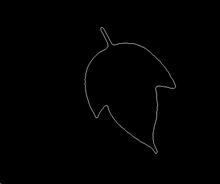
%> input picture projects/CA2/test3.bmp, 220 x 184 px, shrunk from 478 x 399 before the run
$ octave run_C.m   (GNU Octave 9; MATLAB toolbox functions it lacks are replaced by stand-ins)
%> lines starting %> are read from the running program, lines starting %| are printed output that depends on the picture; in (x1, y1, x2, y2) boxes, pixels count from 0 and x2, y2 are one past the last pixel; in counts of white or black regions, pixels touching at a corner belong together; the program's own positions count from 1
%> further down, I is the input picture: size 184x220 uint8; min 0, max 125, mean 1.2
### projects/CA2/rtheta.m
%To compute the r-theta plot
%input is a boundary image 'test3.bmp'
%output is the array containing the rtheta value
function [r, theta] = rtheta(Iin)

Iin = im2bw(Iin);
%> Iin: size 184x220 logical; every value is 0
[rows, cols] = size(Iin);
%> rows = 184; cols = 220
m = zeros(rows, cols);
B = flip(Iin); %flip matrix to make sure origin follow xy plane
for i = 0:1
    for j = 0:1
        for y = 1:rows
            for x = 1:cols
                m(i+1, j+1) = m(i+1, j+1) + ((x-1)^i*(y-1)^j*B(y,x));
            end
        end
    end
end
%> m: size 184x220 double; every value is 0
xbar = m(2,1)/m(1,1);
%> xbar = NaN
ybar = m(1,2)/m(1,1);
%> ybar = NaN
radius = []; %store the radius
theta = []; %store the theta
for y = 1:rows
    for x = 1:cols
        if B(y,x) == 1
            temp_radius = sqrt((x - 1 - xbar) ^ 2 + (y - 1 - ybar) ^ 2);
            temp_theta = atan2d(y - 1 - ybar, x - 1 - xbar) + (360 *((y - 1 - ybar) < 0)); %if y-axis is negative value, add 360 to make it positive
            radius(end+1) = temp_radius;
            theta(end+1) = temp_theta;
        end
    end
end
r = radius;
%> r = []
end

### projects/CA2/run_C.m
%%%%% Section C %%%%%
% This m file is used to test your code for Section C
% Ensure that when you run this script file, the r-theta plot is displayed correctly
%--- 1.
I = imread('test3.bmp');
[r, theta] = rtheta(I); % calculate r and theta
%> r = []; theta = []
% plot r-theta graph
figure(1)
scatter(theta, r, 'x');
title('r-theta plot for test3.bmp');
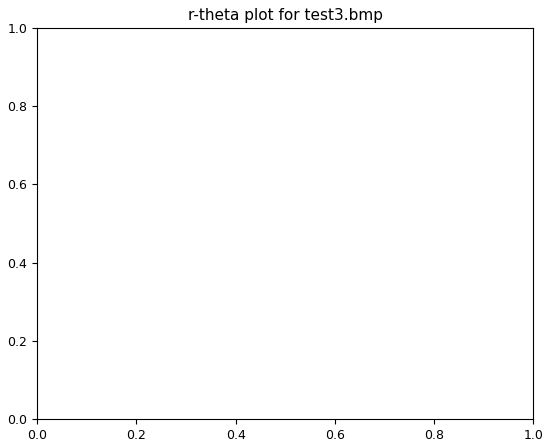
%> figure redrawn from the program's plot data

$ run again, with projects/CA2/test1.bmp copied over projects/CA2/test3.bmp
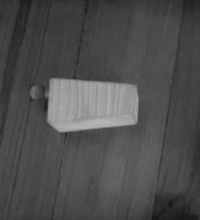
%> input picture projects/CA2/test1.bmp, 200 x 220 px, shrunk from 438 x 481 before the run
%> I is the input picture: size 220x200 uint8; min 21, max 181, mean 78.1
%> in rtheta, `Iin = im2bw(Iin);`:
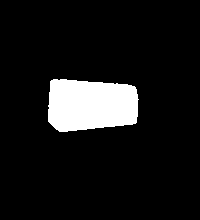
%> Iin: size 220x200 logical; 9.3% white; 1 white region, box (x1, y1, x2, y2) and area: (48, 79, 139, 132) 4091
%> B: size 220x200 logical; 9.3% white; 1 white region, box (x1, y1, x2, y2) and area: (48, 88, 139, 141) 4091
%> xbar = 90.69
%> ybar = 114.4
%> after the loop in rtheta, `for y = 1:rows`: radius = 4091 values, max 48.52 at index 539, min 0.474 at index 2016, mean 26.31; temp_radius = 35.6; temp_theta = 133.9; theta = 4091 values, max 359.6 at index 2062, min 0.795 at index 2151, mean 180.4
%> in rtheta, `r = radius;`: r has the same summary as radius
%> `[r, theta] = rtheta(I);`: r has the same summary as radius in rtheta
%> `title('r-theta plot for test3.bmp');`:
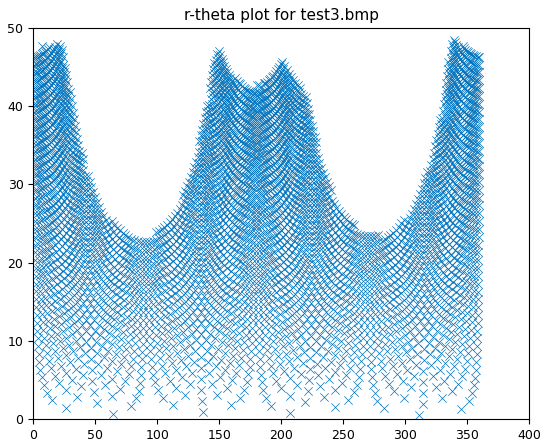
%> figure redrawn from the program's plot data

$ run again, with projects/CA2/test2.bmp copied over projects/CA2/test3.bmp
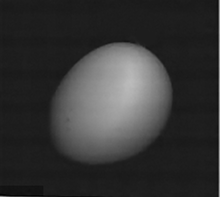
%> input picture projects/CA2/test2.bmp, 220 x 197 px, shrunk from 426 x 381 before the run
%> I is the input picture: size 197x220 uint8; min 1, max 188, mean 52.8
%> in rtheta, `Iin = im2bw(Iin);`:
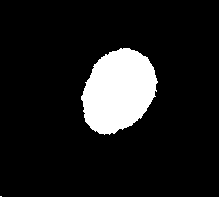
%> Iin: size 197x220 logical; 11.5% white; 3 white regions (1 under 20 px), largest, box (x1, y1, x2, y2) and area: (81, 48, 158, 135) 4804, (219, 0, 220, 197) 197
%> B: size 197x220 logical; 11.5% white; 3 white regions (1 under 20 px), largest, box (x1, y1, x2, y2) and area: (81, 62, 158, 149) 4804, (219, 0, 220, 197) 197
%> xbar = 122.1
%> ybar = 105.1
%> after the loop in rtheta, `for y = 1:rows`: radius = 5003 values, max 161.1 at index 1, min 0.155 at index 2484, mean 30.12; temp_radius = 132.9; temp_theta = 43.19; theta = 5003 values, max 360 at index 2518, min 0.549 at index 2592, mean 174.1
%> in rtheta, `r = radius;`: r has the same summary as radius
%> `[r, theta] = rtheta(I);`: r has the same summary as radius in rtheta
%> `title('r-theta plot for test3.bmp');`:
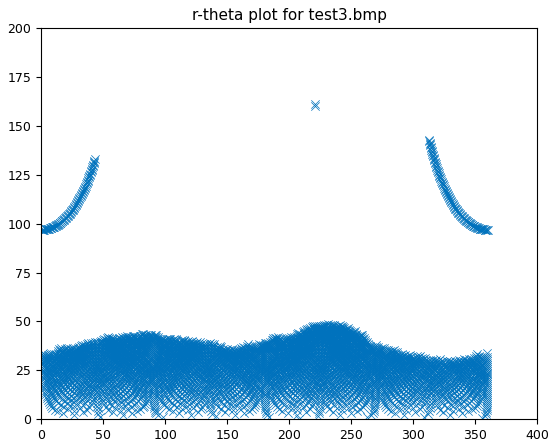
%> figure redrawn from the program's plot data
